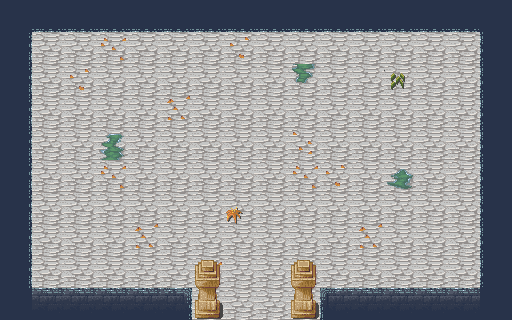

This game map was drawn from its Tiled (.tmx) file and the tilesets committed beside it. A one-line description and the full map source follow:
An orthogonal 16x10 tile map with 32x32 px tiles, 3 tile layers (Background, Background2, Terrain) and 14 objects (from map_1, to map_1, EnemyBubly).

<map version="1.0" tiledversion="1.0.1" orientation="orthogonal" renderorder="right-down" width="16" height="10" tilewidth="32" tileheight="32" nextobjectid="62">
 <tileset firstgid="1" name="magecity" tilewidth="32" tileheight="32" tilecount="360" columns="8">
  <image source="magecity.png" width="256" height="1450" />
  <tile id="9">
   <properties>
    <property name="blocked" value="" />
   </properties>
  </tile>
  <tile id="29">
   <properties>
    <property name="blocked" value="" />
   </properties>
  </tile>
  <tile id="48">
   <properties>
    <property name="blocked" value="" />
   </properties>
  </tile>
  <tile id="49">
   <properties>
    <property name="blocked" value="" />
   </properties>
  </tile>
  <tile id="50">
   <properties>
    <property name="blocked" value="" />
   </properties>
  </tile>
  <tile id="57">
   <properties>
    <property name="blocked" value="" />
   </properties>
  </tile>
  <tile id="58">
   <properties>
    <property name="blocked" value="" />
   </properties>
  </tile>
  <tile id="67">
   <properties>
    <property name="warp" value="map_1" />
   </properties>
  </tile>
 </tileset>
 <layer name="Background" width="16" height="10">
  <data encoding="csv">
2,2,2,2,2,2,2,2,2,2,2,2,2,2,2,2,
2,2,2,2,2,2,2,2,2,2,2,2,2,2,2,2,
2,2,2,2,2,2,2,2,2,2,2,2,2,2,2,2,
2,2,2,2,2,2,2,2,2,2,2,2,2,2,2,2,
2,2,2,2,2,2,2,2,2,2,2,2,2,2,2,2,
2,2,2,2,2,2,2,2,2,2,2,2,2,2,2,2,
2,2,2,2,2,2,2,2,2,2,2,2,2,2,2,2,
2,2,2,2,2,2,2,2,2,2,2,2,2,2,2,2,
2,2,2,2,2,2,2,2,2,2,2,2,2,2,2,2,
2,2,2,2,2,2,2,2,2,2,2,2,2,2,2,2
</data>
 </layer>
 <layer name="Background2" width="16" height="10">
  <data encoding="csv">
58,2684354619,2684354619,2684354619,2684354619,2684354619,2684354619,2684354619,2684354619,2684354619,2684354619,2684354619,2684354619,2684354619,2684354619,58,
59,0,0,280,0,0,0,272,0,0,0,0,0,0,0,3221225531,
59,0,272,0,0,0,0,0,0,345,0,0,312,0,0,3221225531,
59,0,0,0,0,264,0,0,0,0,0,0,0,0,0,3221225531,
59,0,0,329,0,0,0,0,0,279,0,0,0,0,0,3221225531,
59,0,0,280,0,0,0,0,0,280,272,0,347,0,0,3221225531,
59,0,0,0,0,0,0,303,0,0,0,0,0,0,0,3221225531,
59,0,0,0,264,0,0,0,0,0,0,264,0,0,0,3221225531,
59,0,0,0,0,0,280,0,0,0,0,0,0,0,0,3221225531,
58,50,50,50,50,51,2,2,2,2,49,50,50,50,50,58
</data>
 </layer>
 <layer name="Terrain" width="16" height="10">
  <data encoding="csv">
0,0,0,0,0,0,0,0,0,0,0,0,0,0,0,0,
0,0,0,0,0,0,0,0,0,0,0,0,0,0,0,0,
0,0,0,0,0,0,0,0,0,0,0,0,0,0,0,0,
0,0,0,0,0,0,0,0,0,0,0,0,0,0,0,0,
0,0,0,0,0,0,0,0,0,0,0,0,0,0,0,0,
0,0,0,0,0,0,0,0,0,0,0,0,0,0,0,0,
0,0,0,0,0,0,0,0,0,0,0,0,0,0,0,0,
0,0,0,0,0,0,0,0,0,0,0,0,0,0,0,0,
0,0,0,0,0,0,22,0,0,22,0,0,0,0,0,0,
0,0,0,0,0,0,30,68,68,30,0,0,0,0,0,0
</data>
 </layer>
 <objectgroup name="Spawn / Warp">
  <properties>
   <property name="previousMap" value="map_1" />
  </properties>
  <object id="2" name="from map_1" x="240" y="240" width="32" height="32">
   <properties>
    <property name="previousMap" value="map_1" />
   </properties>
  </object>
  <object id="28" name="to map_1" x="224" y="288" width="64" height="32">
   <properties>
    <property name="warp" value="map_1" />
   </properties>
  </object>
 </objectgroup>
 <objectgroup name="Collision (grounded)" visible="0">
  <object id="11" x="195.25" y="300.375" width="24.5" height="17.625" />
  <object id="12" x="291.5" y="300.75" width="24.5" height="17.625" />
  <object id="36" x="0" y="0" width="32" height="320" />
  <object id="39" x="32" y="288" width="160" height="32" />
  <object id="40" x="320" y="288" width="192" height="32" />
  <object id="41" x="32" y="0" width="480" height="32" />
  <object id="42" x="480" y="32" width="32" height="256" />
 </objectgroup>
 <objectgroup name="Collision (aerial)" visible="0">
  <object id="57" x="291.091" y="300.182" width="24.9091" height="17.8182" />
  <object id="58" x="294.364" y="287.636" width="18" height="12.3636" />
  <object id="59" x="195.091" y="300.182" width="24.9091" height="17.8182" />
  <object id="60" x="198.364" y="287.636" width="18" height="12.3636" />
 </objectgroup>
 <objectgroup name="Mobs">
  <object id="61" name="EnemyBubly" x="58" y="54" width="39" height="25" />
 </objectgroup>
</map>
